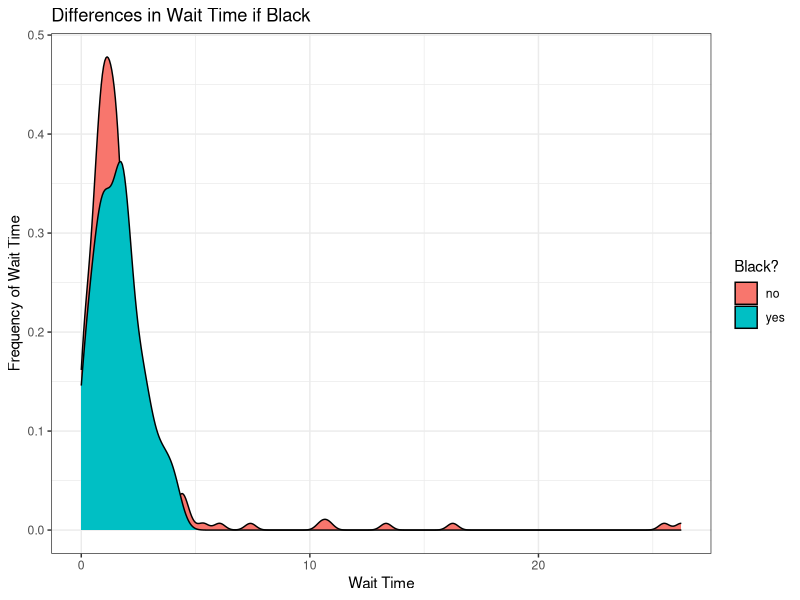
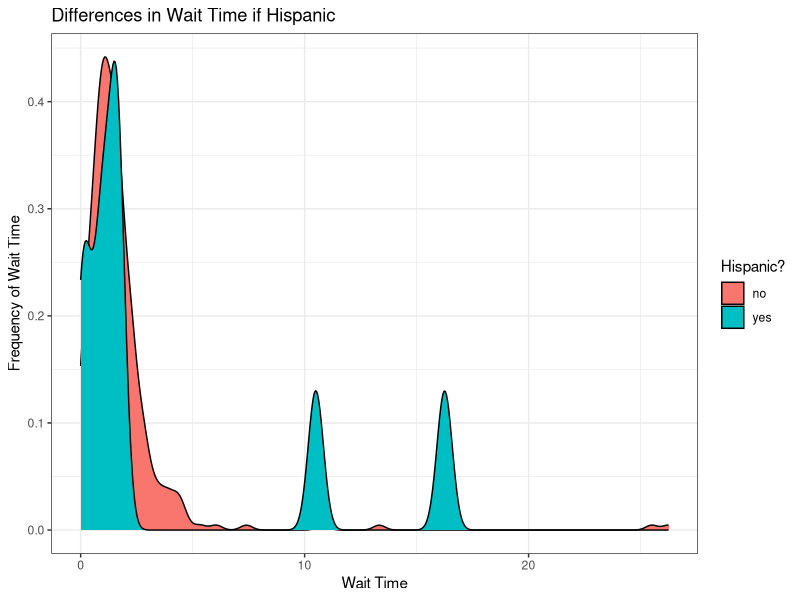
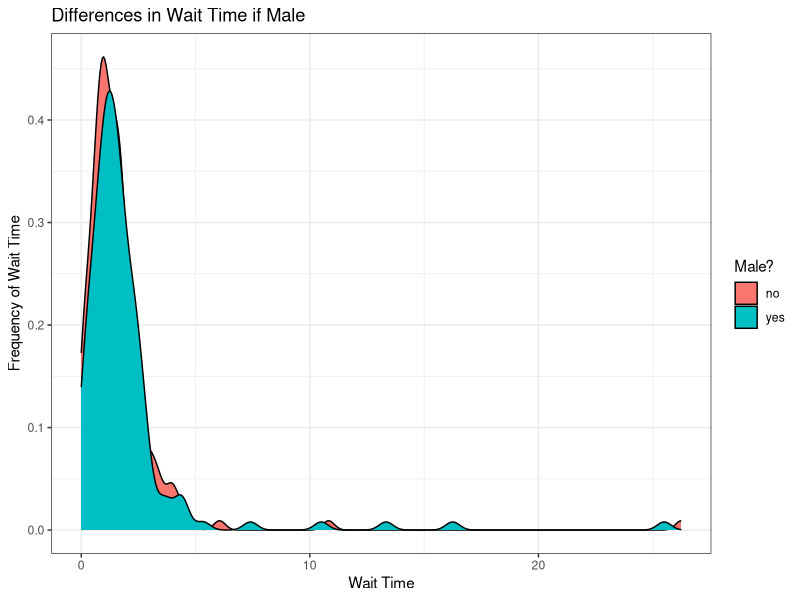
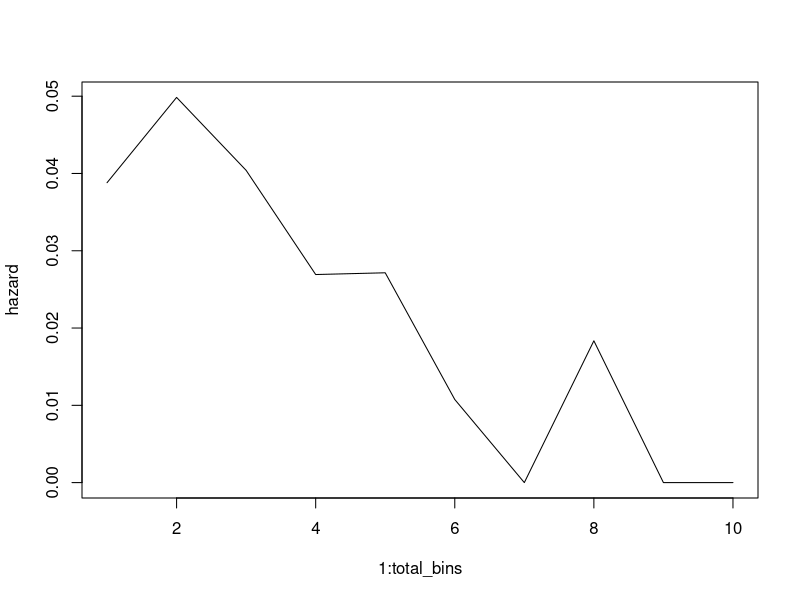
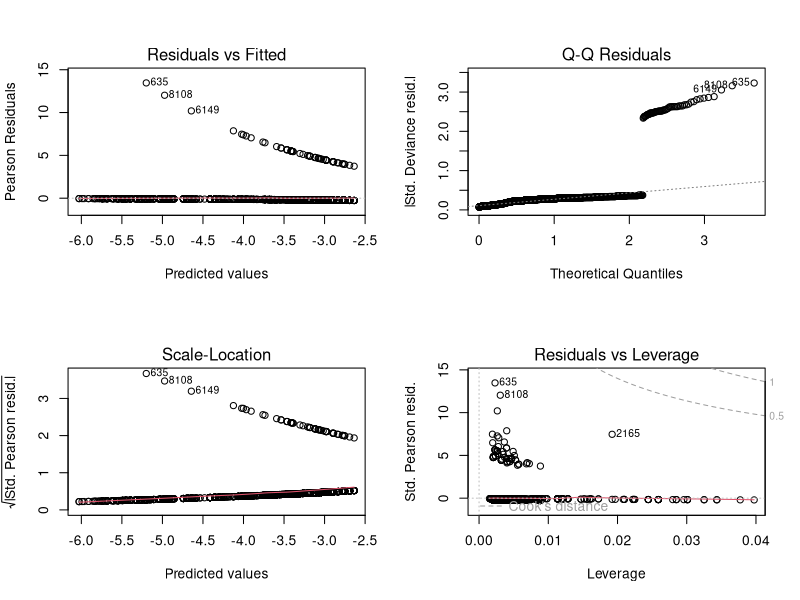

Source code (R) for these figures, in order: (Note: this script raises an error after producing the figures.)
## ---- chunk 1
knitr::opts_chunk$set(fig.width=5, fig.height=3) 
library(dplyr)
library(magrittr)
library(knitr)
library(ggplot2)
## ---- chunk 2
kelly <- read.table("kellydat.txt", header = T)
kelly <- kelly %>% mutate(count_sn = sn1 + sn2*2 + sn3*3 + all4*4) %>% select(-c(sn1, sn2, sn3, all4))
## ---- chunk 3
#functions
kern_distribution <- function(x,knots = 4) {
  ### s: #controls how wide the kernels are, s should be half the distance between two knots 
  ### tau: decides where the breaks are based on the number of knots
  ###knots: number of splits/peaks in the data
  ##x and y are the data
  
  tau <- seq(min(x), max(x), length.out = knots)
  s <- diff(tau)[1]/2
  X <- matrix(0, nrow=length(x),ncol=knots)
  for(i in 1:knots) {
    X[,i] <- x * dnorm(x, tau[i], s)
  }
  return(X)
}
## ---- chunk 4

ggplot(kelly, aes(nctdel, group = factor(black), fill = factor(black,labels=c("no", "yes"))),alpha=0.5, adjust=2) + geom_density() + theme_bw() + xlab("Wait Time") + ylab("Frequency of Wait Time") + labs(fill = "Black?") + ggtitle("Differences in Wait Time if Black")
## ---- chunk 5
ggplot(kelly, aes(nctdel, group = factor(hisp), fill = factor(hisp,labels=c("no", "yes"))),alpha=0.5, adjust=2) + geom_density() + theme_bw() + xlab("Wait Time") + ylab("Frequency of Wait Time") + labs(fill = "Hispanic?") + ggtitle("Differences in Wait Time if Hispanic")
## ---- chunk 6
ggplot(kelly, aes(nctdel, group = factor(male), fill = factor(male,labels=c("no", "yes"))),alpha=0.5, adjust=2) + geom_density() + theme_bw() + xlab("Wait Time") + ylab("Frequency of Wait Time") + labs(fill = "Male?") + ggtitle("Differences in Wait Time if Male")
## ---- chunk 7
# set up the kernels
#bin <- cut(kelly$nctdel, c(-Inf,seq(0,26,.3),Inf))
quants <- quantile(kelly$nctdel, probs = seq(0,1,length.out = 10))
bin <- cut(kelly$nctdel, c(-1,quants))
levels(bin) <- seq(1:nlevels(bin))
## ---- chunk 8
# instantiate data
times <- as.numeric(bin)
total_bins <- max(times)
censored <- kelly$fail
charac <- kelly %>% select(-c(nctdel, fail))
# example transformation
# transformation function

transformation <- function(time, censored, total_bins) {
  y <- rep(0,time)
  if(!censored) {
    y[time] <- 1
  }
  
  # if you are doing kernel regression then you will calculate X differently here (using the kernels)
  X <- array(0, dim=c(time, total_bins))
  diag(X) <- 1
  
  return(data.frame(y,X))
}
# apply the transformation to the data set
d <- transformation(times[1], censored[1], total_bins)
for(i in 2:length(times)) {
  d <- rbind(d, transformation(times[i], censored[i], total_bins))
}
# fit a model
m <- glm(y ~ 0 + ., data=d, family="binomial")
summary(m)

beta <- coef(m)
hazard <- exp(beta)/(1+exp(beta))
plot(1:total_bins, hazard, type='l')

# this is pretty ugly. Let's smooth it out with kernel regression.
# set up the kernels
kernels <- 4
tau <- seq(from=1, to=total_bins, length.out = kernels)
sigma <- (tau[2]-tau[1])/2
# we're going to pre-calculate a bunch of kernel weights
# each row is one bin, the columns are the kernel weights for that bin
kernel.weights <- matrix(dnorm(rep(1:80,kernels),rep(tau,each=80),sigma), ncol=kernels)
# now we'll create a new transform function
kernel.transformation <- function(time, censored, other_cov, total_bins) {
  y <- rep(0,time)
  if(!censored) {
    y[time] <- 1
  }
  
  # X has kernel weights instead of the bin indicators that it had before
  X <- array(kernel.weights[1:time,],dim=c(time,kernels))
  X <- cbind(X, other_cov)
  
  return(data.frame(y,X))
}

d2 <- NULL
d2 <- kernel.transformation(times[1], censored[1], charac[1,],total_bins)
for(i in 2:length(times)) {
  d2 <- rbind(d2, kernel.transformation(times[i], censored[i], charac[i,], total_bins))
}

# fit a model
m2 <- glm(y ~ 0 + ., data=d2, family="binomial")
summary(m2)

## ---- chunk 9
par(mfrow = c(2,2))
plot(m2)
## ---- chunk 10
X.test <- kelly %>% select(male, black, hisp, count_sn)

X.test <- data.frame(cbind(kern_distribution(kelly$nctdel), X.test))


kern.pred <- round(predict.glm(m2, newdata = data.frame(X.test), type = 'response'))
m = mean(kern.pred != kelly$fail)
## ---- chunk 11
##select rows in d2
##first one to test is only black--> use as baseline?


hazard.logodds <- predict(m2, newdata = data.frame(d2))

###change to assess different survival functions

hazard2 <- exp(hazard.logodds)/(1+exp(hazard.logodds))
plot(1:total_bins, hazard2, type='l')
# you can choose different numbers of kernels or even use un-evenly spaced kernels to capture more detail early on where you have more data.
